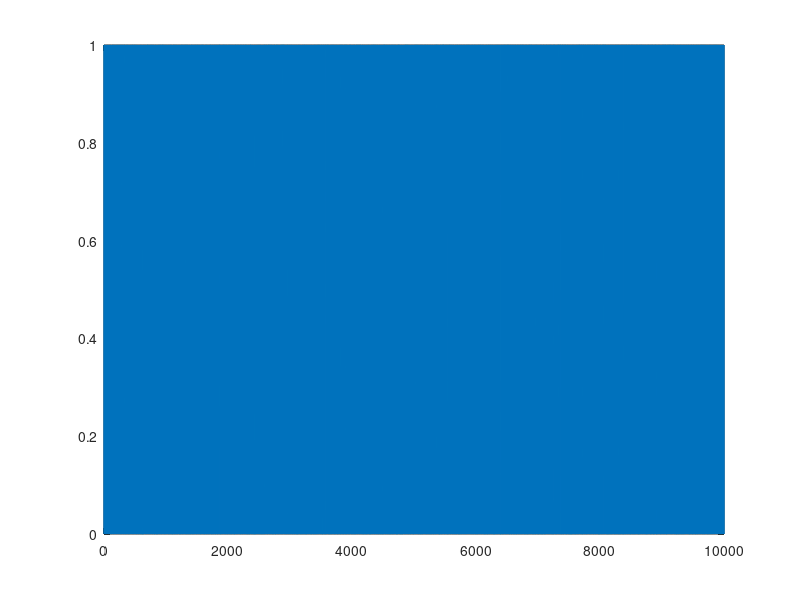
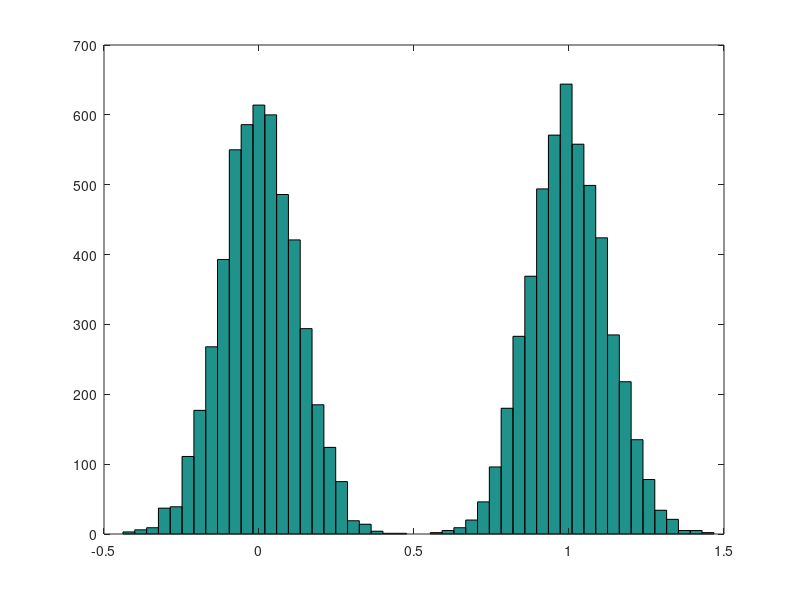
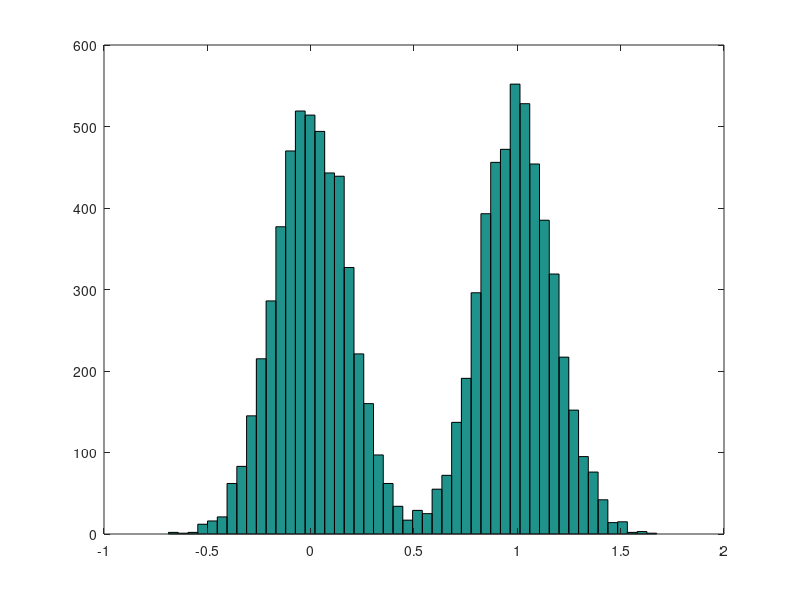
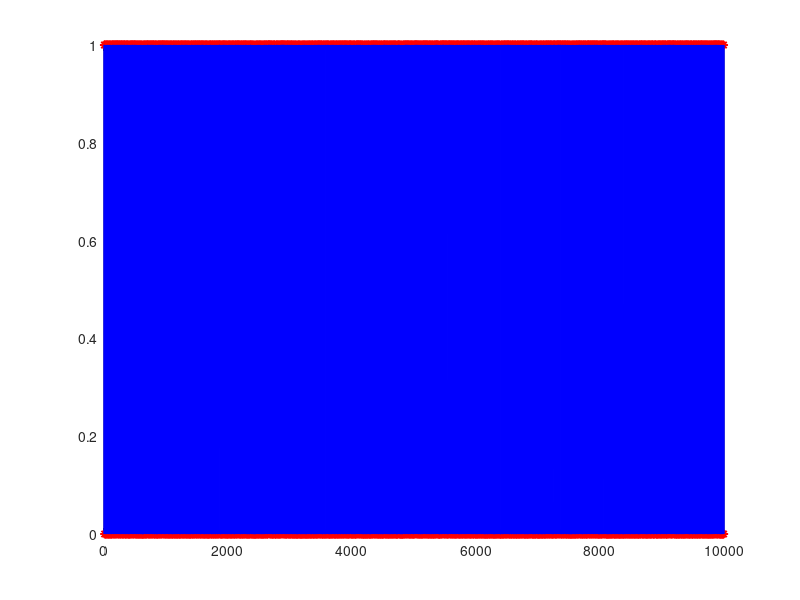

MATLAB code for these plots, in order:
clear all
close all
N = 10000;
bees = round(rand(1,N));
T = 1;
A = 1;
t = A*T*[1:N];
m = bees;

figure('NumberTitle','off','Name','message signal')
plot(t,m)
varn=1/64;
sigma = sqrt(varn/T);
noise = sigma*randn(1,N);

yn = m + noise;

figure('NumberTitle','off','Name','histogram of the N samples of y')

hist(yn,50)
%cut distribution in half
T = 1/2
sigma = sqrt(varn/T);
noise = sigma*randn(1,N);
yn = m + noise;
figure('NumberTitle','off','Name','Have the distribution')
hist(yn,50)

lamTH = A*T/2;
b_k = zeros(1,10000);
%Decision Rule
for t = 1:N
    if(yn(t) > lamTH)
        b_k(t) = 1;
    end
end
figure('NumberTitle','off','Name','Decision Rule: b_k')
plot(b_k,'*r',m,'b')